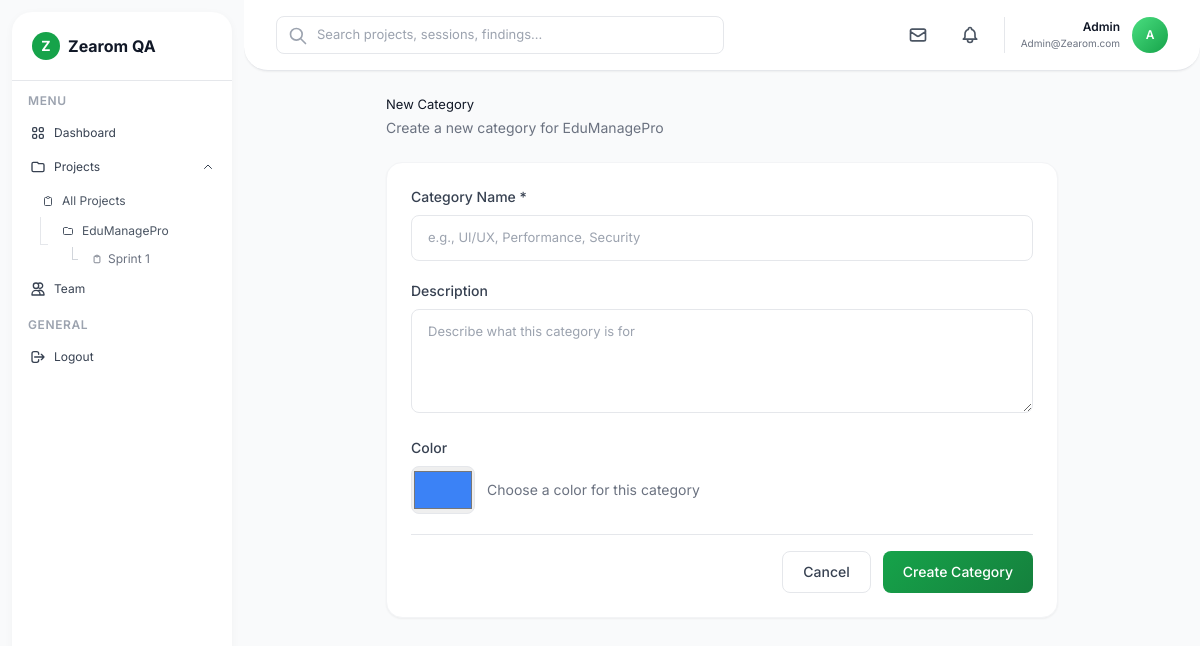
The page /project/1/category/new (signed in) on the database its author committed.
### app.py (models this page shows)
class Project(db.Model):
    id = db.Column(db.Integer, primary_key=True)
    name = db.Column(db.String(200), nullable=False)
    description = db.Column(db.Text)
    created_by = db.Column(db.Integer, db.ForeignKey('user.id'), nullable=False)
    created_at = db.Column(db.DateTime, default=datetime.utcnow)
    updated_at = db.Column(db.DateTime, default=datetime.utcnow, onupdate=datetime.utcnow)
    sessions = db.relationship('TestingSession', backref='project', lazy=True, cascade='all, delete-orphan')
    categories = db.relationship('Category', backref='project', lazy=True, cascade='all, delete-orphan')

class TestingSession(db.Model):
    id = db.Column(db.Integer, primary_key=True)
    name = db.Column(db.String(200), nullable=False)
    description = db.Column(db.Text)
    status = db.Column(db.String(50), default='Active')
    project_id = db.Column(db.Integer, db.ForeignKey('project.id'), nullable=False)
    created_at = db.Column(db.DateTime, default=datetime.utcnow)
    updated_at = db.Column(db.DateTime, default=datetime.utcnow, onupdate=datetime.utcnow)
    findings = db.relationship('Finding', backref='session', lazy=True, cascade='all, delete-orphan')

class User(UserMixin, db.Model):
    id = db.Column(db.Integer, primary_key=True)
    email = db.Column(db.String(150), unique=True, nullable=False)
    password = db.Column(db.String(200))
    name = db.Column(db.String(100))
    is_google_user = db.Column(db.Boolean, default=False)
    is_active = db.Column(db.Boolean, default=True)
    created_at = db.Column(db.DateTime, default=datetime.utcnow)
    projects = db.relationship('Project', backref='creator', lazy=True)
    categories = db.relationship('Category', backref='creator', lazy=True)
    findings = db.relationship('Finding', foreign_keys='Finding.created_by', backref='creator', lazy=True)
    status_updates = db.relationship('Finding', foreign_keys='Finding.status_updated_by', backref='status_updater',
                                     lazy=True)

### app.py (the view, shortened to what this page needs)
@app.route('/project/<int:project_id>/category/new', methods=['GET', 'POST'])
@login_required
def new_category(project_id):
    project = Project.query.get_or_404(project_id)
    return render_template('category_form.html', project=project)

### templates/category_form.html (shortened to what this page needs)
{% extends "base.html" %}
{% block content %}
<div class="max-w-2xl mx-auto">
    <div class="mb-6">
        <h1 class="text-gray-900 mb-1">{% if category %}Edit{% else %}New{% endif %} Category</h1>
        <p class="text-sm text-gray-500">{% if category %}Update category details{% else %}Create a new category for {{ project.name }}{% endif %}</p>
    </div>
    <div class="bg-white rounded-2xl shadow-sm border border-gray-100 p-6">
        <form method="POST">
            <div class="space-y-5">
                <div>
                    <label class="block text-sm font-medium text-gray-700 mb-2">Category Name *</label>
                    <input type="text" name="name" required
                           value="{{ category.name if category else '' }}"
                           class="w-full px-4 py-3 border border-gray-200 rounded-lg focus:outline-none focus:ring-2 focus:ring-green-500 focus:border-transparent"
                           placeholder="e.g., UI/UX, Performance, Security">
                </div>
                <div>
                    <label class="block text-sm font-medium text-gray-700 mb-2">Description</label>
                    <textarea name="description" rows="4"
                              class="w-full px-4 py-3 border border-gray-200 rounded-lg focus:outline-none focus:ring-2 focus:ring-green-500 focus:border-transparent"
                              placeholder="Describe what this category is for">{{ category.description if category else '' }}</textarea>
                </div>
                <div>
                    <label class="block text-sm font-medium text-gray-700 mb-2">Color</label>
                    <div class="flex items-center space-x-3">
                        <input type="color" name="color"
                               value="{{ category.color if category else '#3B82F6' }}"
                               class="w-16 h-12 border border-gray-200 rounded-lg cursor-pointer">
                        <span class="text-sm text-gray-500">Choose a color for this category</span>
                    </div>
                </div>
                <div class="flex justify-end space-x-3 pt-4 border-t">
                    <a href="{{ url_for('project_detail', project_id=project.id) }}"
                       class="px-5 py-2.5 border border-gray-200 rounded-lg text-sm font-medium text-gray-700 hover:bg-gray-50">
                        Cancel
                    </a>
                    <button type="submit" class="btn-primary text-white px-5 py-2.5 rounded-lg text-sm font-medium">
                        {% if category %}Update{% else %}Create{% endif %} Category
                    </button>
                </div>
            </div>
        </form>
    </div>
</div>
{% endblock %}

### templates/base.html (shortened to what this page needs)
<!DOCTYPE html>
<html lang="en">
<head>
    <script src="https://cdn.tailwindcss.com"></script>
</head>
<body class="bg-gray-50">
    <div class="flex h-screen overflow-hidden">
        <aside class="sidebar-container flex flex-col">
            <div class="p-5 border-b border-gray-200">
                <div class="flex items-center space-x-2">
                    <div class="w-7 h-7 bg-green-600 rounded-full flex items-center justify-center">
                        <span class="text-white font-bold text-sm">Z</span>
                    </div>
                    <span class="font-bold text-base text-gray-900">Zearom QA</span>
                </div>
            </div>
            <div class="flex-1 overflow-y-auto py-3">
                <div class="px-2 mb-3">
                    <p class="text-xs font-semibold text-gray-400 uppercase tracking-wider mb-2 px-2">Menu</p>
                    <nav class="space-y-0.5">
                        <a href="{{ url_for('dashboard') }}" class="sidebar-item flex items-center px-2.5 py-2 text-xs rounded-lg {% if request.endpoint == 'dashboard' %}active text-green-700 font-medium{% else %}text-gray-700{% endif %}">
                            Dashboard
                        </a>
                        <div>
                            <button onclick="toggleProjectsDropdown()" class="sidebar-item flex items-center justify-between w-full px-2.5 py-2 text-xs rounded-lg {% if request.endpoint in ['projects', 'project_detail', 'session_detail'] %}active text-green-700 font-medium{% else %}text-gray-700{% endif %}">
                                <div class="flex items-center">
                                    <svg class="w-4 h-4 mr-2" fill="none" stroke="currentColor" viewBox="0 0 24 24">
                                        <path stroke-linecap="round" stroke-linejoin="round" stroke-width="2" d="M3 7v10a2 2 0 002 2h14a2 2 0 002-2V9a2 2 0 00-2-2h-6l-2-2H5a2 2 0 00-2 2z"/>
                                    </svg>
                                    Projects
                                </div>
                                <svg id="projectsChevron" class="w-3 h-3 transition-transform" style="transform: rotate(180deg);" fill="none" stroke="currentColor" viewBox="0 0 24 24">
                                    <path stroke-linecap="round" stroke-linejoin="round" stroke-width="2" d="M19 9l-7 7-7-7"/>
                                </svg>
                            </button>
                            <div id="projectsDropdown" class="projects-dropdown open mt-1">
                                <div class="ml-3 space-y-0.5">
                                    <a href="{{ url_for('projects') }}" class="sidebar-item flex items-center px-2.5 py-1.5 text-xs rounded-lg text-gray-600 hover:text-gray-900">
                                        <svg class="w-3 h-3 mr-2" fill="none" stroke="currentColor" viewBox="0 0 24 24">
                                            <path stroke-linecap="round" stroke-linejoin="round" stroke-width="2" d="M9 5H7a2 2 0 00-2 2v12a2 2 0 002 2h10a2 2 0 002-2V7a2 2 0 00-2-2h-2M9 5a2 2 0 002 2h2a2 2 0 002-2M9 5a2 2 0 012-2h2a2 2 0 012 2"/>
                                        </svg>
                                        All Projects
                                    </a>
                                    {% if sidebar_recent_projects %}
                                        {% for project in sidebar_recent_projects %}
                                        <div class="tree-line">
                                            <div>
                                                <a href="{{ url_for('project_detail', project_id=project.id) }}"
                                                   class="sidebar-item flex items-center px-2.5 py-1.5 text-xs rounded-lg text-gray-600 hover:text-gray-900 ">
                                                    <svg class="w-3 h-3 mr-2" fill="none" stroke="currentColor" viewBox="0 0 24 24">
                                                        <path stroke-linecap="round" stroke-linejoin="round" stroke-width="2" d="M3 7v10a2 2 0 002 2h14a2 2 0 002-2V9a2 2 0 00-2-2h-6l-2-2H5a2 2 0 00-2 2z"/>
                                                    </svg>
                                                    <span class="truncate">{{ project.name[:20] }}{% if project.name|length > 20 %}...{% endif %}</span>
                                                </a>
                                                {% set sorted_sessions = project.sessions|sort(attribute='updated_at', reverse=True) %}
                                                {% if sorted_sessions %}
                                                <div class="ml-3 mt-0.5 space-y-0.5">
                                                    {% for session in sorted_sessions %}
                                                    {% if loop.index <= 3 %}
                                                    <div class="session-tree-line">
                                                        <a href="{{ url_for('session_detail', session_id=session.id) }}"
                                                           class="sidebar-item flex items-center px-2 py-1 text-xs rounded-lg text-gray-500 hover:text-gray-900 ">
                                                            <svg class="w-2.5 h-2.5 mr-1.5" fill="none" stroke="currentColor" viewBox="0 0 24 24">
                                                                <path stroke-linecap="round" stroke-linejoin="round" stroke-width="2" d="M9 5H7a2 2 0 00-2 2v12a2 2 0 002 2h10a2 2 0 002-2V7a2 2 0 00-2-2h-2M9 5a2 2 0 002 2h2a2 2 0 002-2M9 5a2 2 0 012-2h2a2 2 0 012 2"/>
                                                            </svg>
                                                            <span class="truncate">{{ session.name[:18] }}{% if session.name|length > 18 %}...{% endif %}</span>
                                                        </a>
                                                    </div>
                                                    {% endif %}
                                                    {% endfor %}
                                                </div>
                                                {% endif %}
                                            </div>
                                        </div>
                                        {% endfor %}
                                    {% endif %}
                                </div>
                            </div>
                        </div>
                        <a href="{{ url_for('users') }}" class="sidebar-item flex items-center px-2.5 py-2 text-xs rounded-lg {% if request.endpoint == 'users' %}active text-green-700 font-medium{% else %}text-gray-700{% endif %}">
                            <svg class="w-4 h-4 mr-2" fill="none" stroke="currentColor" viewBox="0 0 24 24">
                                <path stroke-linecap="round" stroke-linejoin="round" stroke-width="2" d="M12 4.354a4 4 0 110 5.292M15 21H3v-1a6 6 0 0112 0v1zm0 0h6v-1a6 6 0 00-9-5.197M13 7a4 4 0 11-8 0 4 4 0 018 0z"/>
                            </svg>
                            Team
                        </a>
                    </nav>
                </div>
                <div class="px-2">
                    <p class="text-xs font-semibold text-gray-400 uppercase tracking-wider mb-2 px-2">General</p>
                    <nav class="space-y-0.5">
                        <a href="{{ url_for('logout') }}" class="sidebar-item flex items-center px-2.5 py-2 text-xs rounded-lg text-gray-700">
                            <svg class="w-4 h-4 mr-2" fill="none" stroke="currentColor" viewBox="0 0 24 24">
                                <path stroke-linecap="round" stroke-linejoin="round" stroke-width="2" d="M17 16l4-4m0 0l-4-4m4 4H7m6 4v1a3 3 0 01-3 3H6a3 3 0 01-3-3V7a3 3 0 013-3h4a3 3 0 013 3v1"/>
                            </svg>
                            Logout
                        </a>
                    </nav>
                </div>
            </div>
        </aside>
        <main class="flex-1 overflow-y-auto">
            <header class="bg-white border-b border-gray-200 sticky top-0 z-10 navbar-curved shadow-sm">
                <div class="flex items-center justify-between px-8 py-4">
                    <div class="flex items-center flex-1">
                        <div class="relative max-w-md w-full">
                            <input type="text"
                                   id="globalSearch"
                                   placeholder="Search projects, sessions, findings..."
                                   class="w-full pl-10 pr-4 py-2 border border-gray-200 rounded-lg focus:outline-none focus:ring-2 focus:ring-green-500 focus:border-transparent"
                                   autocomplete="off">
                            <svg class="w-5 h-5 absolute left-3 top-2.5 text-gray-400" fill="none" stroke="currentColor" viewBox="0 0 24 24">
                                <path stroke-linecap="round" stroke-linejoin="round" stroke-width="2" d="M21 21l-6-6m2-5a7 7 0 11-14 0 7 7 0 0114 0z"/>
                            </svg>
                        </div>
                    </div>
                    <div class="flex items-center space-x-4">
                        <button class="p-2 hover:bg-gray-100 rounded-lg transition">
                            <svg class="w-5 h-5 text-gray-600" fill="none" stroke="currentColor" viewBox="0 0 24 24">
                                <path stroke-linecap="round" stroke-linejoin="round" stroke-width="2" d="M3 8l7.89 5.26a2 2 0 002.22 0L21 8M5 19h14a2 2 0 002-2V7a2 2 0 00-2-2H5a2 2 0 00-2 2v10a2 2 0 002 2z"/>
                            </svg>
                        </button>
                        <button class="p-2 hover:bg-gray-100 rounded-lg transition">
                        </button>
                        <div class="flex items-center space-x-3 pl-4 border-l border-gray-200">
                            <div class="text-right">
                                <p class="text-xs font-semibold text-gray-900">{{ current_user.name or current_user.email.split('@')[0] }}</p>
                                <p class="text-xs text-gray-500" style="font-size: 10px;">{{ current_user.email }}</p>
                            </div>
                            <div class="w-9 h-9 bg-gradient-to-br from-green-400 to-green-600 rounded-full flex items-center justify-center">
                                <span class="text-white font-semibold text-xs">{{ current_user.name[0] if current_user.name else current_user.email[0].upper() }}</span>
                            </div>
                        </div>
                    </div>
                </div>
            </header>
            <div class="px-8 py-6">
                {% block content %}{% endblock %}
            </div>
        </main>
    </div>
</body>
</html>

### rows shown on the page
Project: name "EduManagePro"
TestingSession: name "Sprint 1"
User: name "Admin", email "Admin@Zearom.com", name "A"
